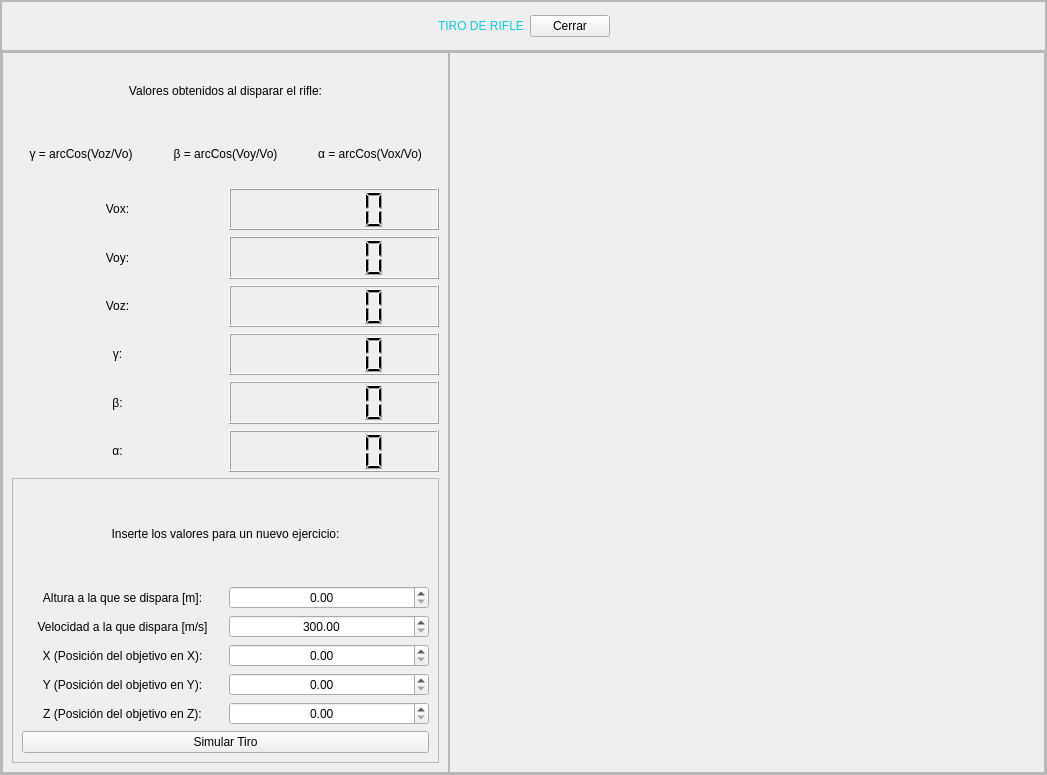
<?xml version="1.0" encoding="UTF-8"?>
<ui version="4.0">
 <class>MainWindow</class>
 <widget class="QMainWindow" name="MainWindow">
  <property name="geometry">
   <rect>
    <x>0</x>
    <y>0</y>
    <width>1047</width>
    <height>775</height>
   </rect>
  </property>
  <property name="windowTitle">
   <string>MainWindow</string>
  </property>
  <widget class="QWidget" name="centralwidget">
   <layout class="QVBoxLayout" name="verticalLayout">
    <property name="spacing">
     <number>0</number>
    </property>
    <property name="leftMargin">
     <number>0</number>
    </property>
    <property name="topMargin">
     <number>0</number>
    </property>
    <property name="rightMargin">
     <number>0</number>
    </property>
    <property name="bottomMargin">
     <number>0</number>
    </property>
    <item>
     <widget class="QFrame" name="frame">
      <property name="frameShape">
       <enum>QFrame::StyledPanel</enum>
      </property>
      <property name="frameShadow">
       <enum>QFrame::Raised</enum>
      </property>
      <layout class="QVBoxLayout" name="verticalLayout_2" stretch="1,8">
       <property name="spacing">
        <number>0</number>
       </property>
       <property name="leftMargin">
        <number>0</number>
       </property>
       <property name="topMargin">
        <number>0</number>
       </property>
       <property name="rightMargin">
        <number>0</number>
       </property>
       <property name="bottomMargin">
        <number>0</number>
       </property>
       <item>
        <widget class="QFrame" name="frame_2">
         <property name="maximumSize">
          <size>
           <width>16777215</width>
           <height>50</height>
          </size>
         </property>
         <property name="styleSheet">
          <string notr="true">QLabel{
font: 87 12pt &quot;Arial Black&quot;;
color: rgb(20, 200,220);
}

QPushButton{
	font: 10pt &quot;MS Shell Dlg 2&quot;;
}</string>
         </property>
         <property name="frameShape">
          <enum>QFrame::StyledPanel</enum>
         </property>
         <property name="frameShadow">
          <enum>QFrame::Raised</enum>
         </property>
         <layout class="QHBoxLayout" name="horizontalLayout">
          <item>
           <spacer name="horizontalSpacer">
            <property name="orientation">
             <enum>Qt::Horizontal</enum>
            </property>
            <property name="sizeHint" stdset="0">
             <size>
              <width>311</width>
              <height>20</height>
             </size>
            </property>
           </spacer>
          </item>
          <item>
           <widget class="QLabel" name="label">
            <property name="text">
             <string>TIRO DE RIFLE</string>
            </property>
           </widget>
          </item>
          <item>
           <widget class="QPushButton" name="button_cerrar">
            <property name="text">
             <string>Cerrar</string>
            </property>
           </widget>
          </item>
          <item>
           <spacer name="horizontalSpacer_2">
            <property name="orientation">
             <enum>Qt::Horizontal</enum>
            </property>
            <property name="sizeHint" stdset="0">
             <size>
              <width>312</width>
              <height>20</height>
             </size>
            </property>
           </spacer>
          </item>
         </layout>
        </widget>
       </item>
       <item>
        <widget class="QFrame" name="frame_3">
         <property name="frameShape">
          <enum>QFrame::StyledPanel</enum>
         </property>
         <property name="frameShadow">
          <enum>QFrame::Raised</enum>
         </property>
         <layout class="QHBoxLayout" name="horizontalLayout_2" stretch="6,8">
          <property name="spacing">
           <number>0</number>
          </property>
          <property name="leftMargin">
           <number>0</number>
          </property>
          <property name="topMargin">
           <number>0</number>
          </property>
          <property name="rightMargin">
           <number>0</number>
          </property>
          <property name="bottomMargin">
           <number>0</number>
          </property>
          <item>
           <widget class="QFrame" name="frame_4">
            <property name="styleSheet">
             <string notr="true">font: 10pt &quot;MS Shell Dlg 2&quot;;</string>
            </property>
            <property name="frameShape">
             <enum>QFrame::StyledPanel</enum>
            </property>
            <property name="frameShadow">
             <enum>QFrame::Raised</enum>
            </property>
            <layout class="QVBoxLayout" name="verticalLayout_3" stretch="1,1,5,5">
             <item>
              <widget class="QLabel" name="label_2">
               <property name="text">
                <string>Valores obtenidos al disparar el rifle:</string>
               </property>
               <property name="alignment">
                <set>Qt::AlignCenter</set>
               </property>
              </widget>
             </item>
             <item>
              <layout class="QGridLayout" name="gridLayout_3">
               <item row="0" column="0">
                <widget class="QLabel" name="label_15">
                 <property name="text">
                  <string>γ = arcCos(Voz/Vo)</string>
                 </property>
                 <property name="alignment">
                  <set>Qt::AlignCenter</set>
                 </property>
                </widget>
               </item>
               <item row="0" column="1">
                <widget class="QLabel" name="label_16">
                 <property name="text">
                  <string>β = arcCos(Voy/Vo)</string>
                 </property>
                 <property name="alignment">
                  <set>Qt::AlignCenter</set>
                 </property>
                </widget>
               </item>
               <item row="0" column="2">
                <widget class="QLabel" name="label_17">
                 <property name="text">
                  <string>α = arcCos(Vox/Vo)</string>
                 </property>
                 <property name="alignment">
                  <set>Qt::AlignCenter</set>
                 </property>
                </widget>
               </item>
              </layout>
             </item>
             <item>
              <layout class="QGridLayout" name="gridLayout">
               <property name="sizeConstraint">
                <enum>QLayout::SetDefaultConstraint</enum>
               </property>
               <item row="3" column="1">
                <widget class="QLCDNumber" name="lcd_gamma"/>
               </item>
               <item row="4" column="0">
                <widget class="QLabel" name="label_7">
                 <property name="text">
                  <string>β:</string>
                 </property>
                 <property name="alignment">
                  <set>Qt::AlignCenter</set>
                 </property>
                </widget>
               </item>
               <item row="4" column="1">
                <widget class="QLCDNumber" name="lcd_betha"/>
               </item>
               <item row="3" column="0">
                <widget class="QLabel" name="label_6">
                 <property name="text">
                  <string>γ:</string>
                 </property>
                 <property name="alignment">
                  <set>Qt::AlignCenter</set>
                 </property>
                </widget>
               </item>
               <item row="5" column="0">
                <widget class="QLabel" name="label_8">
                 <property name="text">
                  <string>α:</string>
                 </property>
                 <property name="alignment">
                  <set>Qt::AlignCenter</set>
                 </property>
                </widget>
               </item>
               <item row="5" column="1">
                <widget class="QLCDNumber" name="lcd_alpha"/>
               </item>
               <item row="1" column="0">
                <widget class="QLabel" name="label_4">
                 <property name="text">
                  <string>Voy:</string>
                 </property>
                 <property name="alignment">
                  <set>Qt::AlignCenter</set>
                 </property>
                </widget>
               </item>
               <item row="0" column="1">
                <widget class="QLCDNumber" name="lcd_vox"/>
               </item>
               <item row="2" column="0">
                <widget class="QLabel" name="label_5">
                 <property name="text">
                  <string>Voz:</string>
                 </property>
                 <property name="alignment">
                  <set>Qt::AlignCenter</set>
                 </property>
                </widget>
               </item>
               <item row="2" column="1">
                <widget class="QLCDNumber" name="lcd_voz"/>
               </item>
               <item row="1" column="1">
                <widget class="QLCDNumber" name="lcd_voy"/>
               </item>
               <item row="0" column="0">
                <widget class="QLabel" name="label_3">
                 <property name="text">
                  <string>Vox:</string>
                 </property>
                 <property name="alignment">
                  <set>Qt::AlignCenter</set>
                 </property>
                </widget>
               </item>
              </layout>
             </item>
             <item>
              <widget class="QFrame" name="frame_6">
               <property name="styleSheet">
                <string notr="true"/>
               </property>
               <property name="frameShape">
                <enum>QFrame::StyledPanel</enum>
               </property>
               <property name="frameShadow">
                <enum>QFrame::Raised</enum>
               </property>
               <layout class="QVBoxLayout" name="verticalLayout_5" stretch="1,5,1">
                <item>
                 <widget class="QLabel" name="label_9">
                  <property name="text">
                   <string>Inserte los valores para un nuevo ejercicio:</string>
                  </property>
                  <property name="alignment">
                   <set>Qt::AlignCenter</set>
                  </property>
                 </widget>
                </item>
                <item>
                 <layout class="QGridLayout" name="gridLayout_2">
                  <item row="0" column="0">
                   <widget class="QLabel" name="label_10">
                    <property name="text">
                     <string>Altura a la que se dispara [m]:</string>
                    </property>
                    <property name="alignment">
                     <set>Qt::AlignCenter</set>
                    </property>
                   </widget>
                  </item>
                  <item row="0" column="1">
                   <widget class="QDoubleSpinBox" name="sBox_zinit">
                    <property name="alignment">
                     <set>Qt::AlignCenter</set>
                    </property>
                    <property name="minimum">
                     <double>0.000000000000000</double>
                    </property>
                    <property name="maximum">
                     <double>100000.000000000000000</double>
                    </property>
                   </widget>
                  </item>
                  <item row="3" column="0">
                   <widget class="QLabel" name="label_12">
                    <property name="text">
                     <string>Y (Posición del objetivo en Y):</string>
                    </property>
                    <property name="alignment">
                     <set>Qt::AlignCenter</set>
                    </property>
                   </widget>
                  </item>
                  <item row="2" column="0">
                   <widget class="QLabel" name="label_11">
                    <property name="text">
                     <string>X (Posición del objetivo en X):</string>
                    </property>
                    <property name="alignment">
                     <set>Qt::AlignCenter</set>
                    </property>
                   </widget>
                  </item>
                  <item row="2" column="1">
                   <widget class="QDoubleSpinBox" name="sBox_xf">
                    <property name="alignment">
                     <set>Qt::AlignCenter</set>
                    </property>
                    <property name="minimum">
                     <double>0.000000000000000</double>
                    </property>
                    <property name="maximum">
                     <double>100000.000000000000000</double>
                    </property>
                   </widget>
                  </item>
                  <item row="3" column="1">
                   <widget class="QDoubleSpinBox" name="sBox_yf">
                    <property name="alignment">
                     <set>Qt::AlignCenter</set>
                    </property>
                    <property name="minimum">
                     <double>0.000000000000000</double>
                    </property>
                    <property name="maximum">
                     <double>100000.000000000000000</double>
                    </property>
                   </widget>
                  </item>
                  <item row="4" column="0">
                   <widget class="QLabel" name="label_13">
                    <property name="text">
                     <string>Z (Posición del objetivo en Z):</string>
                    </property>
                    <property name="alignment">
                     <set>Qt::AlignCenter</set>
                    </property>
                   </widget>
                  </item>
                  <item row="4" column="1">
                   <widget class="QDoubleSpinBox" name="sBox_zf">
                    <property name="alignment">
                     <set>Qt::AlignCenter</set>
                    </property>
                    <property name="minimum">
                     <double>0.000000000000000</double>
                    </property>
                    <property name="maximum">
                     <double>100000.000000000000000</double>
                    </property>
                   </widget>
                  </item>
                  <item row="1" column="0">
                   <widget class="QLabel" name="label_14">
                    <property name="text">
                     <string>Velocidad a la que dispara [m/s]</string>
                    </property>
                    <property name="alignment">
                     <set>Qt::AlignCenter</set>
                    </property>
                   </widget>
                  </item>
                  <item row="1" column="1">
                   <widget class="QDoubleSpinBox" name="sBox_vo">
                    <property name="alignment">
                     <set>Qt::AlignCenter</set>
                    </property>
                    <property name="minimum">
                     <double>300.000000000000000</double>
                    </property>
                    <property name="maximum">
                     <double>900.000000000000000</double>
                    </property>
                   </widget>
                  </item>
                 </layout>
                </item>
                <item>
                 <widget class="QPushButton" name="button_tirar">
                  <property name="text">
                   <string>Simular Tiro</string>
                  </property>
                 </widget>
                </item>
               </layout>
              </widget>
             </item>
            </layout>
           </widget>
          </item>
          <item>
           <widget class="QFrame" name="frame_5">
            <property name="frameShape">
             <enum>QFrame::StyledPanel</enum>
            </property>
            <property name="frameShadow">
             <enum>QFrame::Raised</enum>
            </property>
            <layout class="QVBoxLayout" name="verticalLayout_4">
             <item>
              <layout class="QVBoxLayout" name="graf_tiro"/>
             </item>
            </layout>
           </widget>
          </item>
         </layout>
        </widget>
       </item>
      </layout>
     </widget>
    </item>
   </layout>
  </widget>
 </widget>
 <resources/>
 <connections/>
</ui>
